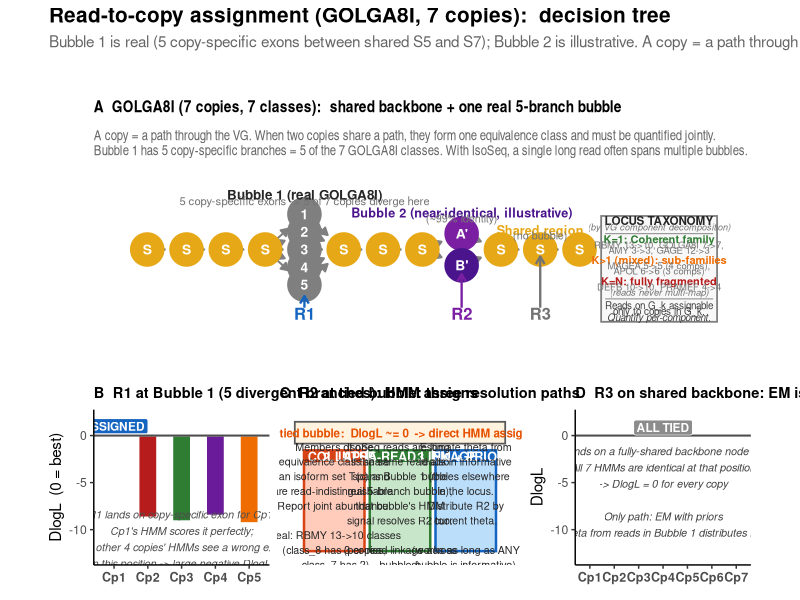
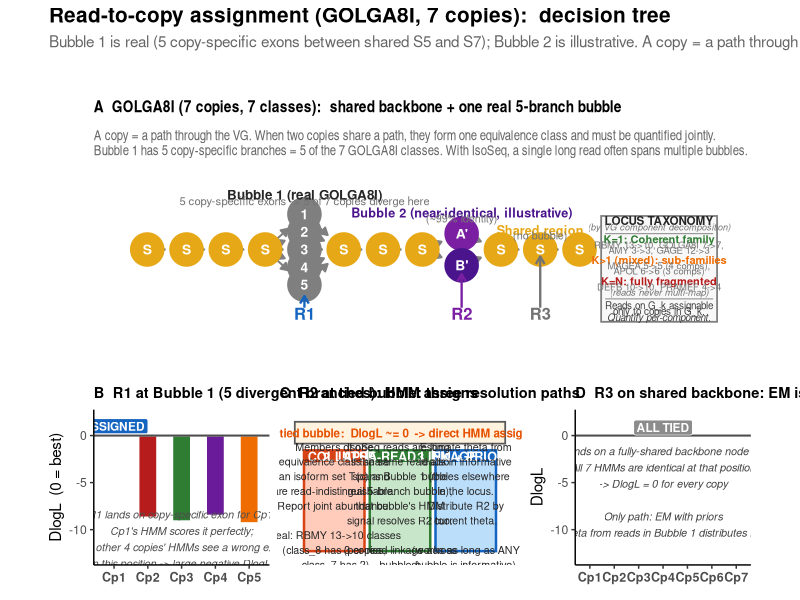

Source code (R) for these figures, in order:
suppressPackageStartupMessages({
  library(ggplot2)
  library(ggraph)
  library(igraph)
  library(dplyr)
  library(patchwork)
})

FIGURES_DIR <- "figures"
DATA_DIR    <- "data"

SLIDE_BASE <- 11
shared_col <- "#e6a817"

# Per-copy colors (7 copies of GOLGA8I)
copy_ids <- c("LOC101150678","LOC129527057","LOC129527171","LOC129527071",
              "LOC134757232","LOC101151050","LOC129527170")
copy_pal <- setNames(
  c("#1565C0","#B71C1C","#2E7D32","#6A1B9A","#EF6C00","#00838F","#5D4037"),
  copy_ids
)

# ═══════════════════════════════════════════════════════════════════════════════
# PANEL A — Real GOLGA8I VG (simplified): shared backbone + the 5-branch bubble
# ═══════════════════════════════════════════════════════════════════════════════
# Structure derived from data/golga_GOLGA8I_vg_seq.rds:
#   - 10 fully-shared nodes (n_copies = 7) form the backbone (S nodes)
#   - One major bubble: shared S5 (n=6) -> 5 copy-specific branches -> shared S7 (n=6)
#   - Plus a tied/secondary bubble (illustrative): S_alt with 2 near-identical branches
#   - Plus a shared region (no bubble): consecutive S nodes on the right

nodes_a <- data.frame(
  name = c("S1","S2","S3","S5",
           "b1","b2","b3","b4","b5",
           "S7","S8","S9",
           "tA","tB",
           "S10","S11","S12"),
  type = c("shared","shared","shared","shared",
           "spec1","spec2","spec3","spec4","spec5",
           "shared","shared","shared",
           "tied_A","tied_B",
           "shared","shared","shared"),
  vx   = c(0, 1, 2, 3,
           4, 4, 4, 4, 4,
           5, 6, 7,
           8, 8,
           9, 10, 11),
  vy   = c(0, 0, 0, 0,
           1.0, 0.5, 0, -0.5, -1.0,
           0, 0, 0,
           0.45, -0.45,
           0, 0, 0),
  stringsAsFactors = FALSE
)
edges_a <- data.frame(
  from = c("S1","S2","S3",
           "S5","S5","S5","S5","S5",
           "b1","b2","b3","b4","b5",
           "S7","S8",
           "S9","S9",
           "tA","tB",
           "S10","S11"),
  to   = c("S2","S3","S5",
           "b1","b2","b3","b4","b5",
           "S7","S7","S7","S7","S7",
           "S8","S9",
           "tA","tB",
           "S10","S10",
           "S11","S12"),
  stringsAsFactors = FALSE
)

g_a   <- graph_from_data_frame(edges_a, directed=TRUE, vertices=nodes_a)
vord  <- V(g_a)$name
ldf   <- nodes_a[match(vord, nodes_a$name), ]
lay_a <- create_layout(g_a, layout="manual", x=ldf$vx, y=ldf$vy)

node_label <- c(S1="S", S2="S", S3="S", S5="S",
                b1="1", b2="2", b3="3", b4="4", b5="5",
                S7="S", S8="S", S9="S",
                tA="A'", tB="B'",
                S10="S", S11="S", S12="S")

node_color <- c(
  shared = shared_col,
  spec1  = copy_pal[1], spec2 = copy_pal[2], spec3 = copy_pal[3],
  spec4  = copy_pal[4], spec5 = copy_pal[5],
  tied_A = "#7B1FA2",   tied_B = "#4A148C"
)

p_vg <- ggraph(lay_a) +
  geom_edge_link(arrow=arrow(length=unit(2,"mm"), type="closed"),
                 end_cap=circle(5.5,"mm"),
                 color="gray50", linewidth=0.7) +
  geom_node_point(aes(color=type), size=11) +
  scale_color_manual(values=node_color, guide="none") +
  geom_node_text(aes(label=node_label[name]),
                 color="white", fontface="bold", size=3.5) +
  # Bubble 1 (real GOLGA8I): 5 spec branches
  annotate("text", x=4.0, y=1.55, label="Bubble 1 (real GOLGA8I)",
           size=3.4, fontface="bold", color="gray15") +
  annotate("text", x=4.0, y=1.38,
           label="5 copy-specific exons -> 5 of 7 copies diverge here",
           size=2.85, color="gray45") +
  # Bubble 2 (hypothetical near-identical)
  annotate("text", x=8.0, y=1.05, label="Bubble 2 (near-identical, illustrative)",
           size=3.2, fontface="bold", color="#4A148C") +
  annotate("text", x=8.0, y=0.88, label="(~99% identity)",
           size=2.75, color="gray45") +
  # Shared region (right side)
  annotate("text", x=10.0, y=0.55, label="Shared region",
           size=3.2, fontface="bold", color=shared_col) +
  annotate("text", x=10.0, y=0.40, label="(no bubble)", size=2.75, color="gray45") +
  # Read R1 in Bubble 1
  annotate("segment", x=4.0, xend=4.0, y=-1.65, yend=-1.32,
           arrow=arrow(length=unit(2.2,"mm")), color=copy_pal[1], linewidth=0.8) +
  annotate("text", x=4.0, y=-1.82, label="R1",
           fontface="bold", size=4.2, color=copy_pal[1]) +
  # Read R2 in Bubble 2
  annotate("segment", x=8.0, xend=8.0, y=-1.65, yend=-0.7,
           arrow=arrow(length=unit(2.2,"mm")), color="#7B1FA2", linewidth=0.8) +
  annotate("text", x=8.0, y=-1.82, label="R2",
           fontface="bold", size=4.2, color="#7B1FA2") +
  # Read R3 on shared backbone
  annotate("segment", x=10.0, xend=10.0, y=-1.65, yend=-0.2,
           arrow=arrow(length=unit(2.2,"mm")), color="gray45", linewidth=0.8) +
  annotate("text", x=10.0, y=-1.82, label="R3",
           fontface="bold", size=4.2, color="gray45") +
  # Family-taxonomy summary box (inset)
  annotate("rect", xmin=11.55, xmax=14.5, ymin=-2.05, ymax=0.95,
           fill="#F8F8F8", color="gray50", linewidth=0.6) +
  annotate("text", x=13.025, y=0.82,
           label="LOCUS TAXONOMY",
           fontface="bold", size=2.95, color="gray15") +
  annotate("text", x=13.025, y=0.64,
           label="(by VG component decomposition)",
           size=2.3, color="gray45", fontface="italic") +
  annotate("segment", x=11.65, xend=14.4, y=0.45, yend=0.45,
           color="gray60", linewidth=0.4) +
  # Type 1
  annotate("text", x=13.025, y=0.29,
           label="K=1: Coherent family",
           size=2.8, color="#2E7D32", fontface="bold") +
  annotate("text", x=13.025, y=0.13,
           label="RBMY 13->10, GOLGA8I 7->7,",
           size=2.4, color="gray45") +
  annotate("text", x=13.025, y=-0.02,
           label="AMY 3->3, GAGE 12->3",
           size=2.4, color="gray45") +
  # Type 2
  annotate("text", x=13.025, y=-0.30,
           label="K>1 (mixed): sub-families",
           size=2.8, color="#EF6C00", fontface="bold") +
  annotate("text", x=13.025, y=-0.46,
           label="MAGEA 5->5 (4 comps),",
           size=2.4, color="gray45") +
  annotate("text", x=13.025, y=-0.61,
           label="APOL 6->6 (3 comps)",
           size=2.4, color="gray45") +
  # Type 3
  annotate("text", x=13.025, y=-0.90,
           label="K=N: fully fragmented",
           size=2.8, color="#B71C1C", fontface="bold") +
  annotate("text", x=13.025, y=-1.06,
           label="DEFB 10->10, PRAMEF 4->4",
           size=2.4, color="gray45") +
  annotate("text", x=13.025, y=-1.21,
           label="(reads never multi-map)",
           size=2.4, color="gray45", fontface="italic") +
  # Theorem note
  annotate("segment", x=11.65, xend=14.4, y=-1.40, yend=-1.40,
           color="gray60", linewidth=0.4) +
  annotate("text", x=13.025, y=-1.58,
           label="Reads on G_k assignable",
           size=2.5, color="gray25") +
  annotate("text", x=13.025, y=-1.74,
           label="only to copies in G_k.",
           size=2.5, color="gray25") +
  annotate("text", x=13.025, y=-1.92,
           label="Quantify per-component.",
           size=2.5, color="gray25", fontface="italic") +
  coord_cartesian(ylim=c(-2.2, 1.8), xlim=c(-0.6, 14.6)) +
  labs(title="A  GOLGA8I (7 copies, 7 classes):  shared backbone + one real 5-branch bubble",
       subtitle="A copy = a path through the VG. When two copies share a path, they form one equivalence class and must be quantified jointly.\nBubble 1 has 5 copy-specific branches = 5 of the 7 GOLGA8I classes. With IsoSeq, a single long read often spans multiple bubbles.") +
  theme_graph(base_size=SLIDE_BASE) +
  theme(plot.title=element_text(face="bold", size=12),
        plot.subtitle=element_text(size=10, color="gray40"))

# ═══════════════════════════════════════════════════════════════════════════════
# PANEL B — Read R1 at Bubble 1 (5 divergent copy-specific branches): HMM works
# ═══════════════════════════════════════════════════════════════════════════════
# Copy 1 (LOC101150678) is the assigned copy because R1 maps to its specific exon
# DlogL values are illustrative but realistic for a ~150 bp IsoSeq read
case1_df <- data.frame(
  copy  = factor(paste0("Cp", 1:5), levels = paste0("Cp", 1:5)),
  delta = c(0, -8.7, -9.1, -8.5, -9.3),
  fill  = unname(copy_pal[1:5])
)

p_case1 <- ggplot(case1_df, aes(x=copy, y=delta, fill=fill)) +
  geom_col(width=0.55, color="white", linewidth=0.6) +
  scale_fill_identity() +
  geom_hline(yintercept=0, linewidth=0.7, color="gray30") +
  geom_text(aes(label=ifelse(delta==0, "best", sprintf("%.1f", delta)),
                y=delta - 0.3),
            vjust=1, color="white", fontface="bold", size=3.2) +
  annotate("label", x=1, y=1.0, label="ASSIGNED",
           fill=copy_pal[1], color="white", size=3.0, fontface="bold",
           label.padding=unit(0.2,"lines")) +
  annotate("text", x=3, y=-11,
           label=paste("R1 lands on copy-specific exon for Cp1.",
                       "Cp1's HMM scores it perfectly;",
                       "the other 4 copies' HMMs see a wrong exon",
                       "in this position -> large negative DlogL.",
                       sep="\n"),
           size=2.75, color="gray30", fontface="italic", hjust=0.5, lineheight=1.25) +
  scale_y_continuous(limits=c(-13, 2)) +
  labs(title="B  R1 at Bubble 1 (5 divergent branches): HMM assigns",
       x=NULL, y="DlogL  (0 = best)") +
  theme_classic(base_size=SLIDE_BASE) +
  theme(plot.title=element_text(face="bold", size=10.5),
        axis.text.x=element_text(size=9, face="bold"))

# ═══════════════════════════════════════════════════════════════════════════════
# PANEL C — Read R2 at hypothetical tied bubble: three resolution paths
# ═══════════════════════════════════════════════════════════════════════════════
strategy_df <- data.frame(
  x       = c(1, 2, 3),
  title_l = c("1. COLLAPSE",
              "2. INTRA-READ LINKAGE",
              "3. EM + PRIORS"),
  body    = c(paste("Members of one",
                    "equivalence class share",
                    "an isoform set T(c) and",
                    "are read-indistinguishable.",
                    "Report joint abundance.",
                    "",
                    "Real: RBMY 13->10 classes",
                    "(class_8 has 3 copies,",
                    " class_7 has 2)", sep="\n"),
              paste("IsoSeq reads are long.",
                    "If the same read also",
                    "spans Bubble 1 (the",
                    "real 5-branch bubble),",
                    "that bubble's HMM",
                    "signal resolves R2 too.",
                    "",
                    "(per-read linkage across",
                    "bubbles)", sep="\n"),
              paste("Estimate theta from",
                    "reads in informative",
                    "bubbles elsewhere",
                    "in the locus.",
                    "Distribute R2 by",
                    "current theta.",
                    "",
                    "(works as long as ANY",
                    "bubble is informative)", sep="\n")),
  fill    = c("#FFCCBC", "#C8E6C9", "#BBDEFB"),
  border  = c("#D84315", "#2E7D32", "#1565C0")
)

p_case2 <- ggplot(strategy_df) +
  annotate("rect", xmin=0.4, xmax=3.6, ymin=4.4, ymax=5.05,
           fill="#FFF3E0", color="gray35", linewidth=0.6) +
  annotate("text", x=2, y=4.72,
           label="Read R2 at tied bubble:  DlogL ~= 0  -> direct HMM assignment fails",
           size=2.95, fontface="bold", color="#E65100") +
  geom_rect(aes(xmin=x-0.46, xmax=x+0.46, ymin=1.2, ymax=4.2,
                fill=fill, color=border),
            linewidth=0.85) +
  scale_fill_identity() +
  scale_color_identity() +
  geom_rect(aes(xmin=x-0.46, xmax=x+0.46, ymin=3.85, ymax=4.2, fill=border),
            color=NA) +
  geom_text(aes(x=x, y=4.02, label=title_l),
            fontface="bold", size=3.2, color="white") +
  geom_text(aes(x=x, y=2.55, label=body),
            size=2.7, color="gray15", lineheight=1.15) +
  coord_cartesian(xlim=c(0.3, 3.7), ylim=c(1.0, 5.2)) +
  labs(title="C  R2 at tied bubble: three resolution paths") +
  theme_void(base_size=SLIDE_BASE) +
  theme(plot.title=element_text(face="bold", size=10.5, hjust=0,
                                margin=margin(b=4, l=2)))

# ═══════════════════════════════════════════════════════════════════════════════
# PANEL D — Read R3 on shared backbone: EM with priors only
# ═══════════════════════════════════════════════════════════════════════════════
case3_df <- data.frame(
  copy  = factor(paste0("Cp", 1:7), levels = paste0("Cp", 1:7)),
  delta = rep(0, 7),
  fill  = unname(copy_pal[1:7])
)

p_case3 <- ggplot(case3_df, aes(x=copy, y=delta, fill=fill)) +
  geom_col(width=0.55, color="white", linewidth=0.6) +
  scale_fill_identity() +
  geom_hline(yintercept=0, linewidth=0.7, color="gray30") +
  annotate("label", x=4, y=0.85, label="ALL TIED",
           fill="gray55", color="white", size=3.0, fontface="bold",
           label.padding=unit(0.2,"lines")) +
  annotate("text", x=4, y=-6,
           label=paste("R3 lands on a fully-shared backbone node (n=7)",
                       "All 7 HMMs are identical at that position",
                       "-> DlogL = 0 for every copy",
                       "",
                       "Only path: EM with priors",
                       "(theta from reads in Bubble 1 distributes R3)",
                       sep="\n"),
           size=2.75, color="gray25", hjust=0.5, lineheight=1.25, fontface="italic") +
  scale_y_continuous(limits=c(-13, 2)) +
  labs(title="D  R3 on shared backbone: EM is the only option",
       x=NULL, y="DlogL") +
  theme_classic(base_size=SLIDE_BASE) +
  theme(plot.title=element_text(face="bold", size=10.5),
        axis.text.x=element_text(size=9, face="bold"))

# ═══════════════════════════════════════════════════════════════════════════════
# Combine
# ═══════════════════════════════════════════════════════════════════════════════
bottom_row <- p_case1 + p_case2 + p_case3 +
  plot_layout(ncol=3, widths=c(1.0, 1.4, 1.0))

fig7 <- p_vg / bottom_row +
  plot_layout(heights=c(1.0, 1.0)) +
  plot_annotation(
    title    = "Read-to-copy assignment (GOLGA8I, 7 copies):  decision tree",
    subtitle = "Bubble 1 is real (5 copy-specific exons between shared S5 and S7); Bubble 2 is illustrative. A copy = a path through the VG; per-branch HMMs score reads.",
    theme = theme(plot.title=element_text(size=15, face="bold"),
                  plot.subtitle=element_text(size=11, color="gray40",
                                             lineheight=1.4))
  )

ggsave(file.path(FIGURES_DIR, "fig_hmm7_golga8i_real.pdf"), fig7,
       width=16, height=10, units="in")
ggsave(file.path(FIGURES_DIR, "fig_hmm7_golga8i_real.png"), fig7,
       width=16, height=10, units="in", dpi=180)
message("Figure 7 saved.")
